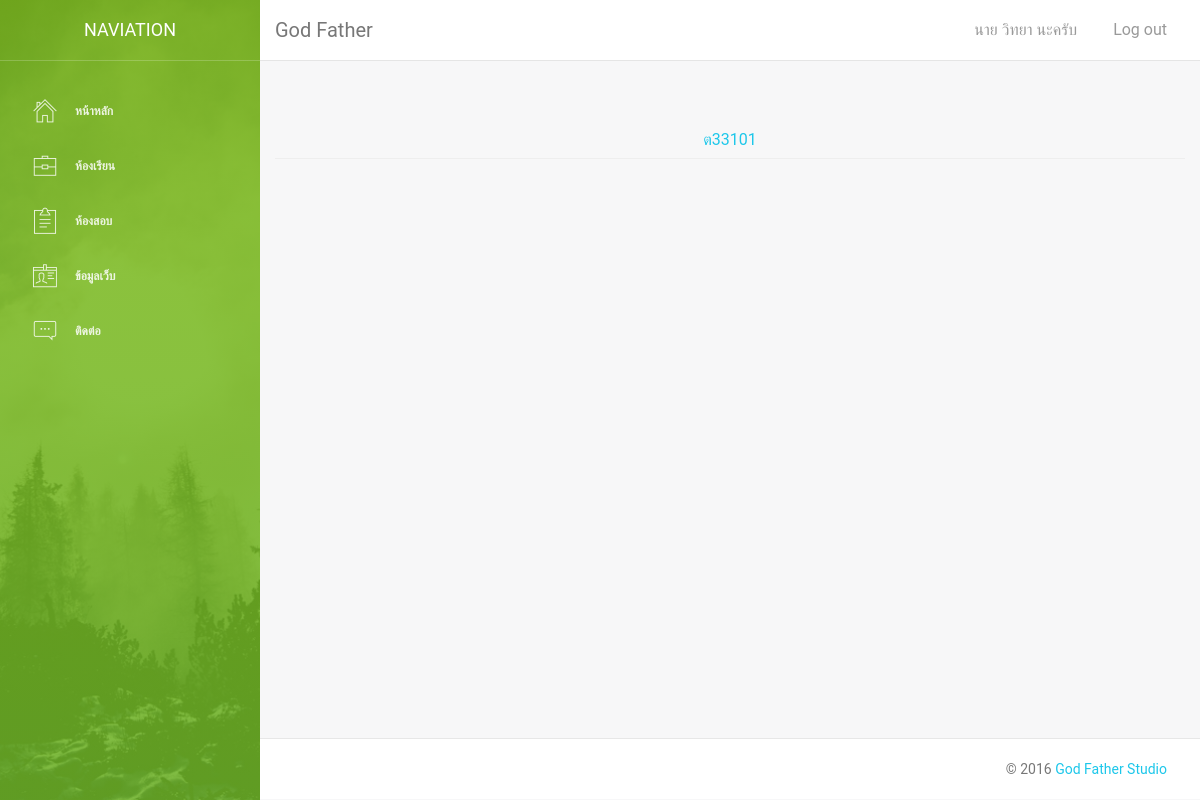
The app's page /substudent.php?subid=ต33101 (signed in), older data.
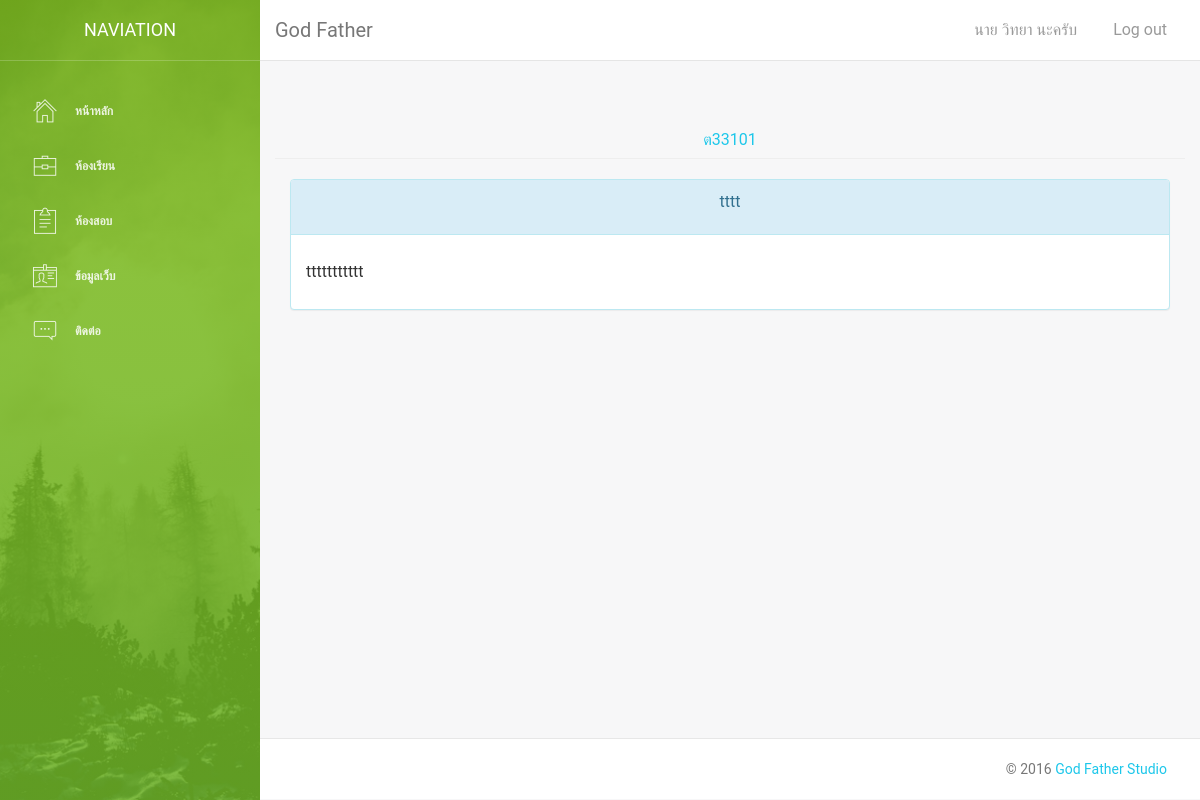
The same page, newer data.
### tables this page shows
CREATE TABLE `content` (
  `conid` int(5) NOT NULL,
  `contitle` varchar(50) NOT NULL,
  `subid` varchar(8) NOT NULL,
  `contxt` text NOT NULL,
  `condate` varchar(15) NOT NULL
);

### substudent.php (the view, shortened to what this page needs)
<?php
include("connectdb.php");
if(isset($_GET["subid"]))
{
 $subid =$_GET["subid"];
}
?>
<!doctype html>
<html lang="en">
<head>
    <?php
    include("include/head.php");
    ?>
</head>
<body>
    <div class="wrapper">
    <?php
    include("include/sidebar.php");
    ?>
        <div class="main-panel">
    <?php
    include("include/nav.php");
    ?>
            <div class="content">
                <div class="container-fluid">
                    <div class="row">
					   <h5 class="page-header  text-center"><a href=""><?php echo $subid ?></a></h5>
                       <?php
                    $mysql = "select * from content where subid='$subid'";
				    $result = mysqli_query($link,$mysql);
                    while ($mydata =mysqli_fetch_array($result,MYSQLI_ASSOC)){
                    ?>
                            <div class="col-sm-12">
                                <div class="panel panel-info">
                                    <div class="panel-heading">
                                        <p class="text-center">
                                            <?php echo $mydata['contitle']?>
                                        </p>
                                    </div>
                                    <div class="panel-body">
                                        <p>
                                            <?php echo $mydata['contxt']?>
                                        </p>
                                    </div>
                                </div>
                            </div>
                            <?php
                    }
                    ?>
                   </div>
                </div>
            </div>
    <?php
    include("include/foodter.php");
    ?>
        </div>
    </div>
</body>
</html>

Row changes from the older to the newer data that the page shows:
added content: contitle "tttt", contxt "ttttttttttt"
